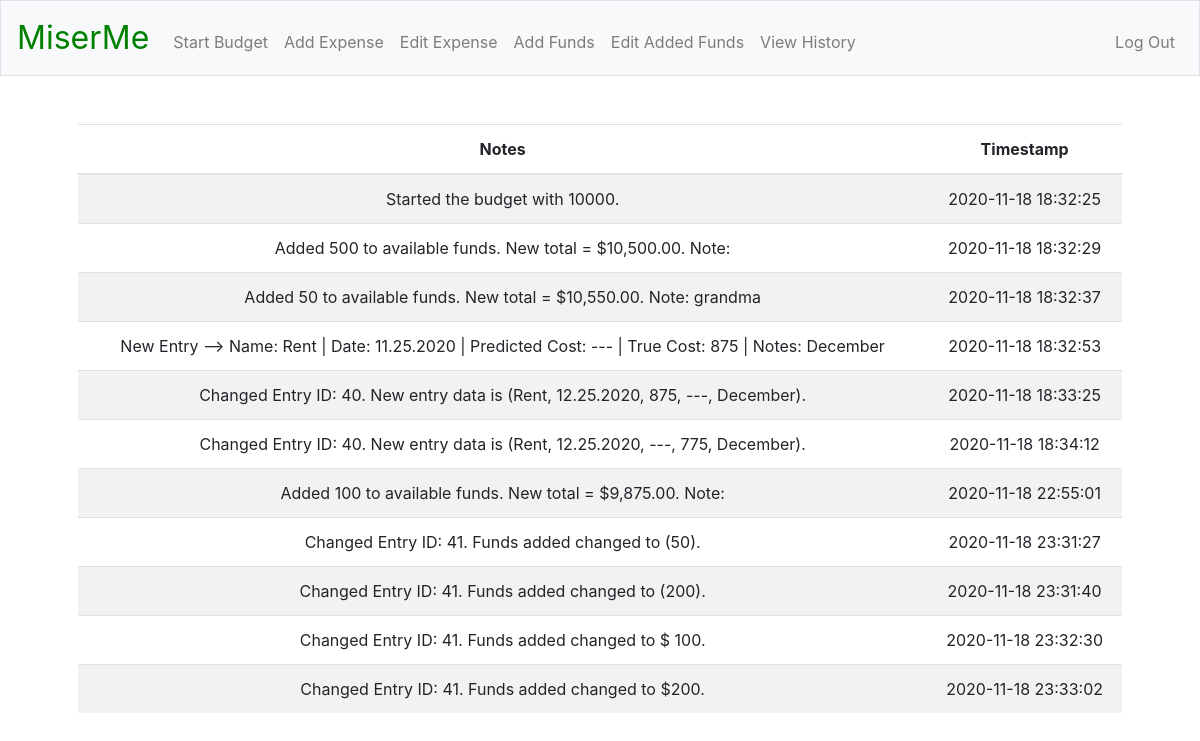
Before: /history (signed in) with the older database file.
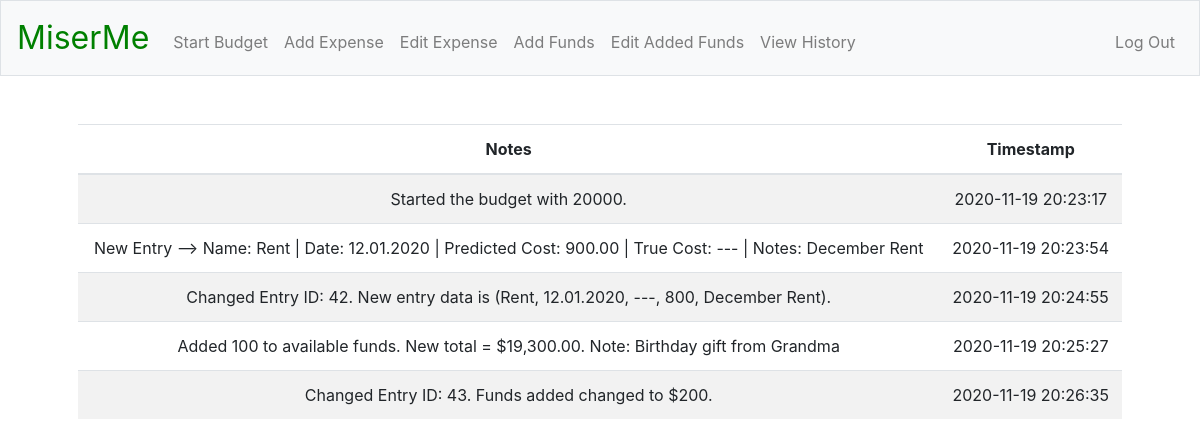
After: the same page with the newer database file.
### tables this page shows
CREATE TABLE history (
history_id INTEGER PRIMARY KEY AUTOINCREMENT NOT NULL,
user_id INTEGER NOT NULL,
notes TEXT NOT NULL,
timestamp DATETIME DEFAULT (DATETIME(CURRENT_TIMESTAMP, 'LOCALTIME')),
FOREIGN KEY(user_id) REFERENCES registrants(id));

### app.py (the view)
@app.route("/history")
@login_required
def history():
    c.execute("""
    SELECT notes, timestamp FROM history WHERE user_id = :user_id;
    """, {"user_id": session["user_id"]})
    rows = c.fetchall()
    entries = []
    for row in rows:
        entries.append({
            "notes": row[0],
            "timestamp": row[1]
        })
    return render_template("history.html", entries = entries)

### helpers.py (called while the page is built)
def login_required(f):
    @wraps(f)
    def decorated_functions(*args, **kwargs):
        if session.get("user_id") is None:
            return redirect("/login")
        return f(*args, **kwargs)
    return decorated_functions

### templates/history.html (shortened to what this page needs)
{% extends "layout.html" %}
{% block main %}
    <table class="table table-striped">
        <thead>
            <tr>
                <th>Notes</th>
                <th>Timestamp</th>
            </tr>
        </thead>
        <tbody>
            {% for i in entries %}
            <tr>
                <td>{{ i["notes"] }}</td>
                <td>{{ i["timestamp"] }}</td>
            </tr>
            {% endfor %}
        </tbody>
    </table>
{% endblock %}

Changed rows visible on the page:
removed history: notes "Started the budget with 10000.", timestamp "2020-11-18 18:32:25"
removed history: notes "Added 500 to available funds. New total = $10,500.00. Note:", timestamp "2020-11-18 18:32:29"
removed history: notes "Added 50 to available funds. New total = $10,550.00. Note: grandma", timestamp "2020-11-18 18:32:37"
removed history: notes "New Entry --> Name: Rent | Date: 11.25.2020 | Predicted Cost: --- | True Cost: 875 | Notes: December", timestamp "2020-11-18 18:32:53"
removed history: notes "Changed Entry ID: 40. New entry data is (Rent, 12.25.2020, 875, ---, December).", timestamp "2020-11-18 18:33:25"
removed history: notes "Changed Entry ID: 40. New entry data is (Rent, 12.25.2020, ---, 775, December).", timestamp "2020-11-18 18:34:12"
removed history: notes "Added 100 to available funds. New total = $9,875.00. Note:", timestamp "2020-11-18 22:55:01"
removed history: notes "Changed Entry ID: 41. Funds added changed to (50).", timestamp "2020-11-18 23:31:27"
removed history: notes "Changed Entry ID: 41. Funds added changed to (200).", timestamp "2020-11-18 23:31:40"
removed history: notes "Changed Entry ID: 41. Funds added changed to $ 100.", timestamp "2020-11-18 23:32:30"
removed history: notes "Changed Entry ID: 41. Funds added changed to $200.", timestamp "2020-11-18 23:33:02"
added history: notes "Started the budget with 20000.", timestamp "2020-11-19 20:23:17"
added history: notes "New Entry --> Name: Rent | Date: 12.01.2020 | Predicted Cost: 900.00 | True Cost: --- | Notes: December Rent", timestamp "2020-11-19 20:23:54"
added history: notes "Changed Entry ID: 42. New entry data is (Rent, 12.01.2020, ---, 800, December Rent).", timestamp "2020-11-19 20:24:55"
added history: notes "Added 100 to available funds. New total = $19,300.00. Note: Birthday gift from Grandma", timestamp "2020-11-19 20:25:27"
added history: notes "Changed Entry ID: 43. Funds added changed to $200.", timestamp "2020-11-19 20:26:35"
